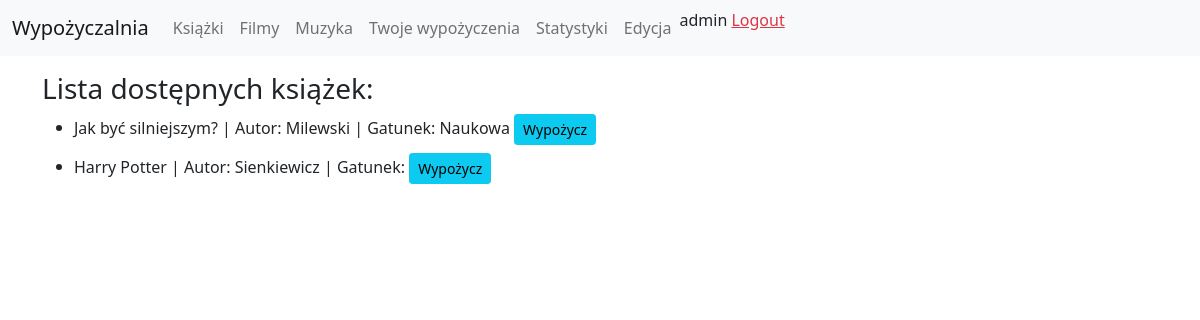
/biblioteka/ksiazki/ (signed in), run on an earlier commit of the app's database.
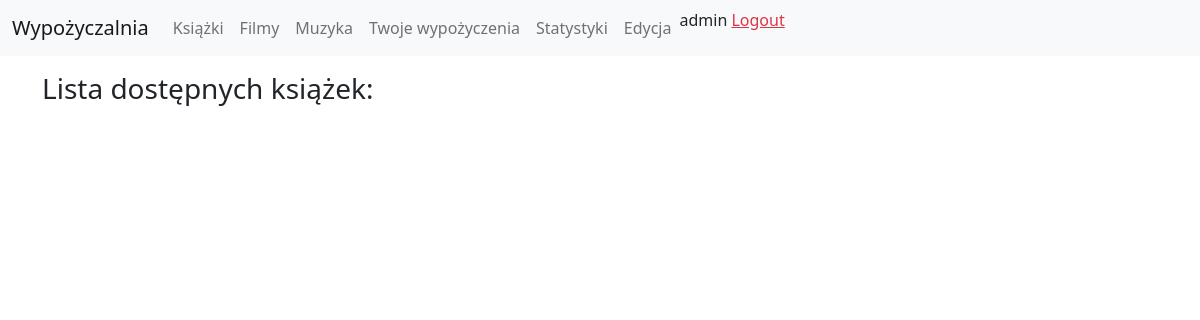
And on a later commit of the database.
### Biblioteka/models.py (models this page shows, shortened)
class Ksiazka(models.Model):
    id = models.AutoField(primary_key=True)
    autor = models.CharField(max_length=200)
    tytul = models.CharField(max_length=200)
    gatunek = models.CharField(max_length=200)
    ISBN = models.CharField(max_length=13, unique=True)
    wypozyczajacy = models.ForeignKey(settings.AUTH_USER_MODEL, on_delete=models.CASCADE, blank=True, null=True)
    class Meta:
        unique_together = ('autor', 'tytul', 'gatunek',)

### Biblioteka/views.py (the view)
# urls.py: path('ksiazki/', login_required(login_url='loginPage')(Ksiazki.as_view()), name='ksiazki'),
class Ksiazki(View):
    def get(self, request):
        try:
            ksiazki = get_list_or_404(Ksiazka, wypozyczajacy=None)
        except:
            ksiazki = None
        return render(request, 'biblioteka/ksiazki.html', {'ksiazki': ksiazki})

### Biblioteka/templates/biblioteka/ksiazki.html
{% extends "base.html" %}
{% block content %}
<div class="container pt-3">
    <h3>Lista dostępnych książek:</h3>
    <ul>
        {% for ksiazka in ksiazki %}
        <li class="mb-2">{{ksiazka.tytul}} | Autor: {{ksiazka.autor}} | Gatunek: {{ksiazka.gatunek}} <a href='/biblioteka/wypozycz/ksiazki/{{ksiazka.id}}' class='btn btn-info btn-sm'>Wypożycz</a></li>
        {% endfor %}
    </ul>
</div>
{% endblock %}

What changed in the data, as far as the page shows it:
removed Ksiazka: tytul "Jak być silniejszym?", autor "Milewski", gatunek "Naukowa"
removed Ksiazka: tytul "Harry Potter", autor "Sienkiewicz"
